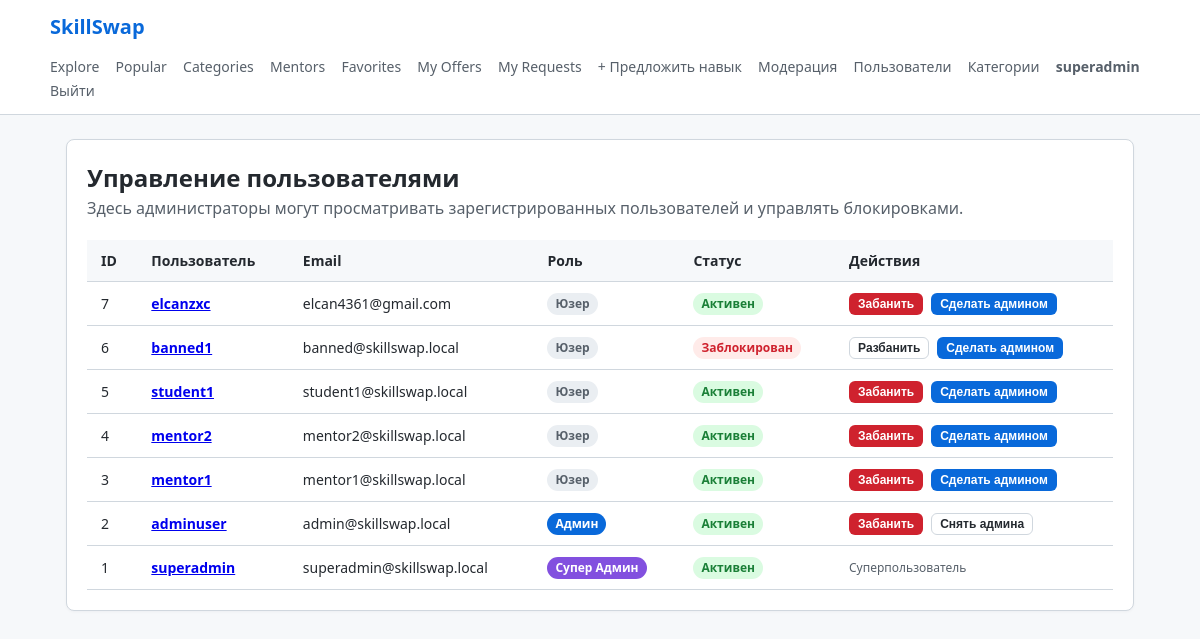
/accounts/manage-users/ (signed in), run on the app's committed database.
### accounts/models.py (models this page shows, shortened)
class User(AbstractUser):
    ROLE_CHOICES = [
        ("superadmin", "Супер админ"),
        ("admin", "Админ"),
        ("user", "Юзер"),
    ]
    role = models.CharField(max_length=20, choices=ROLE_CHOICES, default="user")
    is_banned = models.BooleanField(default=False)
    avatar = models.ImageField(upload_to="avatars/", null=True, blank=True)
    bio = models.TextField(blank=True, default="")
    def is_super_admin(self) -> bool:
        return self.is_superuser or self.role == "superadmin"
    def is_any_admin(self) -> bool:
        return self.is_superuser or self.role in ("superadmin", "admin")

### accounts/views.py (the view)
# urls.py: path("manage-users/", views.users_manage_view, name="users_manage"),
@login_required
def users_manage_view(request: HttpRequest) -> HttpResponse:
    if not request.user.is_any_admin():
        raise PermissionDenied("Доступ запрещен.")
    users = User.objects.all().order_by("-date_joined")
    return render(request, "accounts/users_manage.html", {"users_list": users})

### templates/accounts/users_manage.html (shortened to what this page needs)
{% extends "base.html" %}
{% block content %}
<div class="card">
    <h2>Управление пользователями</h2>
    <p style="color: #57606a; margin-bottom: 20px;">
        Здесь администраторы могут просматривать зарегистрированных пользователей и управлять блокировками.
    </p>
    <table>
        <thead>
            <tr>
                <th>ID</th>
                <th>Пользователь</th>
                <th>Email</th>
                <th>Роль</th>
                <th>Статус</th>
                <th>Действия</th>
            </tr>
        </thead>
        <tbody>
            {% for u in users_list %}
                <tr>
                    <td>{{ u.id }}</td>
                    <td>
                        <a href="{% url 'accounts:profile' username=u.username %}">
                            <strong>{{ u.username }}</strong>
                        </a>
                    </td>
                    <td>{{ u.email }}</td>
                    <td>
                        {% if u.role == "superadmin" %}
                            <span class="badge" style="background:#8250df; color:white;">Супер Админ</span>
                        {% elif u.role == "admin" %}
                            <span class="badge" style="background:#0969da; color:white;">Админ</span>
                        {% else %}
                            <span class="badge badge-draft">Юзер</span>
                        {% endif %}
                    </td>
                    <td>
                        {% if u.is_banned %}
                            <span class="badge badge-rejected">Заблокирован</span>
                        {% else %}
                            <span class="badge badge-published">Активен</span>
                        {% endif %}
                    </td>
                    <td>
                        <div style="display: flex; gap: 8px;">
                            {% if not u.is_super_admin %}
                                <form method="post" action="{% url 'accounts:toggle_ban' user_id=u.id %}">
                                    {% if u.is_banned %}
                                        <button type="submit" class="btn btn-outline" style="padding: 3px 8px; font-size: 12px;">Разбанить</button>
                                    {% else %}
                                        <button type="submit" class="btn btn-danger" style="padding: 3px 8px; font-size: 12px;">Забанить</button>
                                    {% endif %}
                                </form>
                                {% if user.is_super_admin %}
                                    <form method="post" action="{% url 'accounts:toggle_admin' user_id=u.id %}">
                                        {% if u.role == "admin" %}
                                            <button type="submit" class="btn btn-outline" style="padding: 3px 8px; font-size: 12px;">Снять админа</button>
                                        {% else %}
                                            <button type="submit" class="btn btn-primary" style="padding: 3px 8px; font-size: 12px;">Сделать админом</button>
                                        {% endif %}
                                    </form>
                                {% endif %}
                            {% else %}
                                <span style="font-size: 12px; color: #57606a;">Суперпользователь</span>
                            {% endif %}
                        </div>
                    </td>
                </tr>
            {% endfor %}
        </tbody>
    </table>
</div>
{% endblock %}

### templates/_header.html
{% load static %}
<header>
    <div class="nav-container">
        <a href="{% url 'offers:explore' %}" class="brand">SkillSwap</a>
        <nav>
            <a href="{% url 'offers:explore' %}">Explore</a>
            <a href="{% url 'offers:popular' %}">Popular</a>
            <a href="{% url 'offers:categories_list' %}">Categories</a>
            <a href="{% url 'offers:mentors_list' %}">Mentors</a>
            {% if user.is_authenticated %}
                <a href="{% url 'offers:favorites_list' %}">Favorites</a>
                <a href="{% url 'offers:my_offers' %}">My Offers</a>
                <a href="{% url 'offers:my_requests' %}">My Requests</a>
                <a href="{% url 'offers:offer_create' %}">+ Предложить навык</a>
                {% if user.is_any_admin %}
                    <a href="{% url 'offers:moderation_list' %}">Модерация</a>
                    <a href="{% url 'accounts:users_manage' %}">Пользователи</a>
                {% endif %}
                {% if user.is_super_admin %}
                    <a href="{% url 'offers:categories_manage' %}">Категории</a>
                {% endif %}
                <a href="{% url 'accounts:profile' username=user.username %}">
                    <strong>{{ user.username }}</strong>
                </a>
                <a href="{% url 'accounts:logout' %}">Выйти</a>
            {% else %}
                <a href="{% url 'accounts:login' %}">Войти</a>
                <a href="{% url 'accounts:register' %}" class="btn btn-primary" style="padding: 4px 12px; color: white;">Регистрация</a>
            {% endif %}
        </nav>
    </div>
</header>

### static/style.css (style rules this page uses)
* { box-sizing: border-box; margin: 0; padding: 0; }
body { font-family: system-ui, -apple-system, "Segoe UI", Roboto, sans-serif; color: #24292f; background-color: #f6f8fa; line-height: 1.5; padding-bottom: 50px; }
header { background-color: #ffffff; border-bottom: 1px solid #d0d7de; padding: 12px 24px; margin-bottom: 24px; }
.nav-container { max-width: 1100px; margin: 0 auto; display: flex; justify-content: space-between; align-items: center; flex-wrap: wrap; gap: 12px; }
.brand { font-size: 20px; font-weight: 700; color: #0969da; text-decoration: none; }
nav a { color: #57606a; text-decoration: none; font-size: 14px; font-weight: 500; margin-right: 12px; }
.card { background-color: #ffffff; border: 1px solid #d0d7de; border-radius: 8px; padding: 20px; margin-bottom: 20px; box-shadow: 0 1px 3px rgba(31,35,40,0.04); }
.badge { display: inline-block; padding: 2px 8px; font-size: 12px; font-weight: 600; border-radius: 12px; }
.badge-published { background-color: #dafbe1; color: #1a7f37; }
.badge-rejected { background-color: #ffebe9; color: #cf222e; }
.badge-draft { background-color: #eaeef2; color: #57606a; }
.btn { display: inline-block; padding: 7px 16px; font-size: 14px; font-weight: 600; text-align: center; border-radius: 6px; text-decoration: none; cursor: pointer; border: 1px solid transparent; }
.btn-primary { background-color: #0969da; color: #ffffff; }
.btn-danger { background-color: #cf222e; color: #ffffff; }
.btn-outline { background-color: transparent; color: #24292f; border: 1px solid #d0d7de; }
table { width: 100%; border-collapse: collapse; margin-top: 12px; }
th, td { padding: 10px 14px; text-align: left; border-bottom: 1px solid #d0d7de; font-size: 14px; }
th { background-color: #f6f8fa; font-weight: 600; }

### data on the page
User: username "superadmin", id "1", email "superadmin@skillswap.local", role "Супер Админ", is_banned "Активен", is_superuser "Суперпользователь"
User: id "7", username "elcanzxc", email "elcan4361@gmail.com", role "Юзер", is_banned "Активен", is_superuser "Забанить"
User: id "6", username "banned1", email "banned@skillswap.local", role "Юзер", is_banned "Заблокирован", is_superuser "Разбанить"
User: id "5", username "student1", email "student1@skillswap.local", role "Юзер", is_banned "Активен", is_superuser "Забанить"
User: id "4", username "mentor2", email "mentor2@skillswap.local", role "Юзер", is_banned "Активен", is_superuser "Забанить"
User: id "3", username "mentor1", email "mentor1@skillswap.local", role "Юзер", is_banned "Активен", is_superuser "Забанить"
User: id "2", username "adminuser", email "admin@skillswap.local", role "Админ", is_banned "Активен", is_superuser "Забанить"
